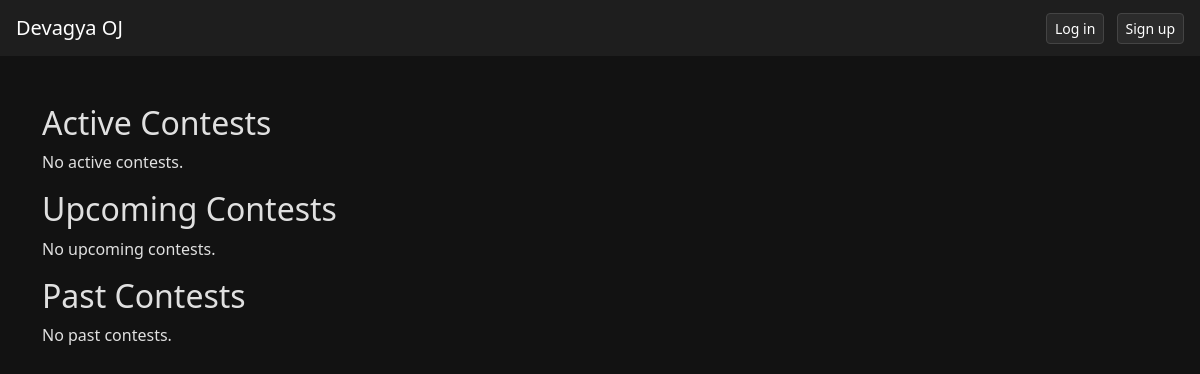
The page /contests/ on the database as committed earlier.
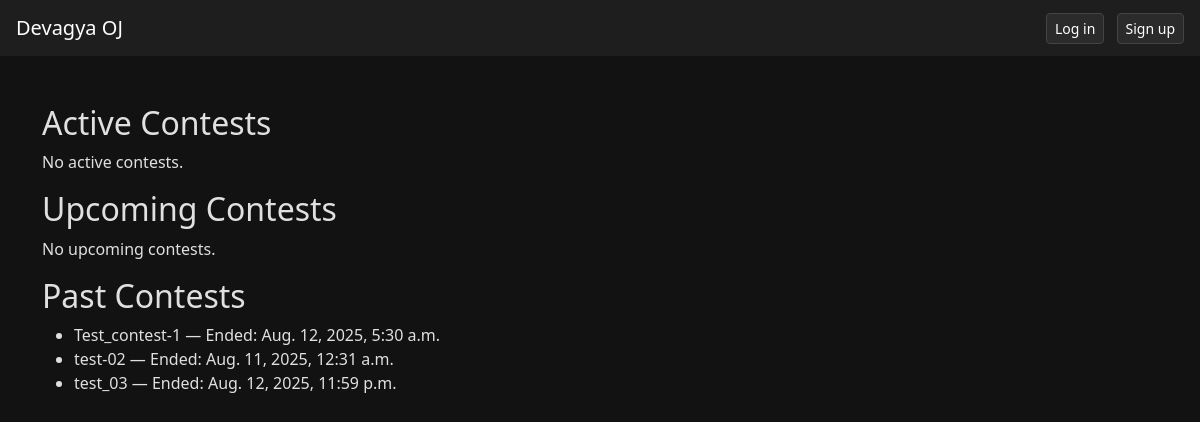
The same page on the database as committed later.
### contests/models.py (models this page shows, shortened)
class Contest(models.Model):
    title = models.CharField(max_length=200)
    start_time = models.DateTimeField()
    end_time = models.DateTimeField()
    problems = models.ManyToManyField(Problem, related_name='contests')

### contests/views.py (the view)
# urls.py: path('', views.contest_list, name='contest_list'),
def contest_list(request):
    now = timezone.now()
    active_contests = Contest.objects.filter(start_time__lte=now, end_time__gte=now)
    upcoming_contests = Contest.objects.filter(start_time__gt=now)
    past_contests = Contest.objects.filter(end_time__lt=now)
    return render(request, 'contest.html', {
        'active_contests': active_contests,
        'upcoming_contests': upcoming_contests,
        'past_contests': past_contests,
    })

### templates/contest.html (shortened to what this page needs)
{% extends "base.html" %}
{% block content %}
  <h2>Active Contests</h2>
  {% if active_contests %}
    <ul>
      {% for c in active_contests %}
        <li><strong>{{ c.title }}</strong><br>{{ c.description|linebreaks }}<br>
            <small>Ends: {{ c.end_time }}</small>
        </li>
      {% endfor %}
    </ul>
  {% else %}
    <p>No active contests.</p>
  {% endif %}
  <h2>Upcoming Contests</h2>
  {% if upcoming_contests %}
    <ul>
      {% for c in upcoming_contests %}
        <li>{{ c.title }} — Starts: {{ c.start_time }}</li>
      {% endfor %}
    </ul>
  {% else %}
    <p>No upcoming contests.</p>
  {% endif %}
  <h2>Past Contests</h2>
  {% if past_contests %}
    <ul>
      {% for c in past_contests %}
        <li>{{ c.title }} — Ended: {{ c.end_time }}</li>
      {% endfor %}
    </ul>
  {% else %}
    <p>No past contests.</p>
  {% endif %}
{% endblock %}

### templates/base.html (shortened to what this page needs)
<!DOCTYPE html>
<html lang="en">
<head>
  <link href="https://cdn.jsdelivr.net/npm/bootstrap@5.3.0/dist/css/bootstrap.min.css" rel="stylesheet">
</head>
<body>
  <nav class="navbar navbar-dark px-3">
    <a class="navbar-brand" href="/">Devagya OJ</a>
    <div>
      {% if user.is_authenticated %}
        <span class="me-2">Hi {{ user.username }}</span>
        <a href="{% url 'logout' %}" class="btn btn-sm btn-outline-light">Log out</a>
      {% else %}
        <a href="{% url 'login' %}" class="btn btn-sm btn-outline-light me-2">Log in</a>
        <a href="{% url 'signup' %}" class="btn btn-sm btn-outline-light">Sign up</a>
      {% endif %}
    </div>
  </nav>
  <div class="container my-5">
    {% block content %}{% endblock %}
  </div>
</body>
</html>

### templates/base.html (style rules this page uses)
body { background: #121212; color: #e0e0e0; }
.navbar, .card { background: #1e1e1e; }
.form-control, .btn { background: #2b2b2b; color: #fff; border: 1px solid #444; }

Rows that differ between the two databases and show on the page:
added Contest: title "Test_contest-1", end_time "Aug. 12, 2025, 5:30 a.m."
added Contest: title "test-02", end_time "Aug. 11, 2025, 12:31 a.m."
added Contest: title "test_03", end_time "Aug. 12, 2025, 11:59 p.m."
Other text that changed with them:
text no longer shown: "No past contests."
